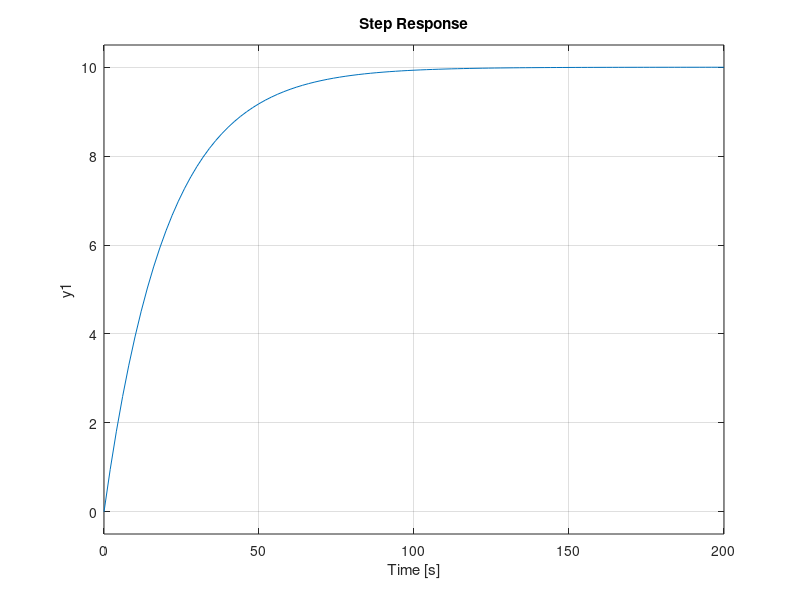
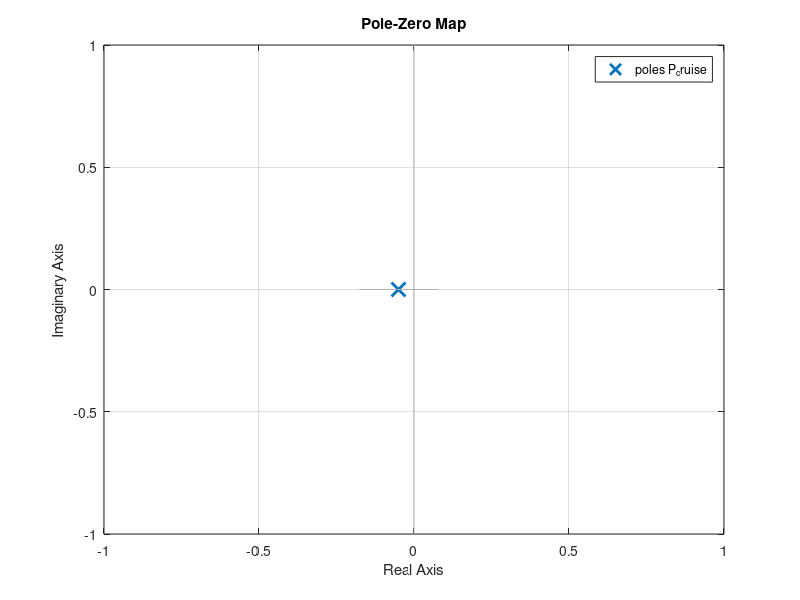
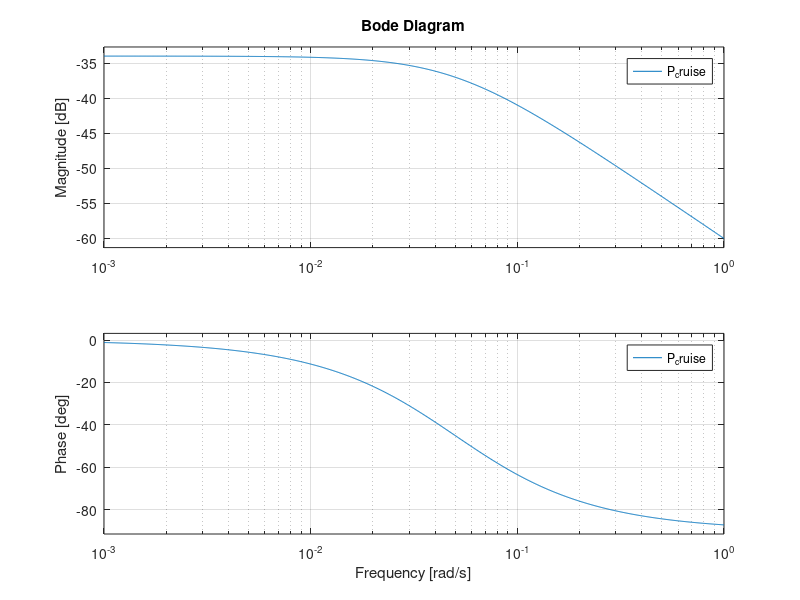

Write MATLAB code to recreate these figures, in order.
clc;clear all;
m = 1000;
b = 50;
u = 500;

s = tf('s');
P_cruise = 1/(m*s+b);

figure,step(u*P_cruise)

figure,pzmap(P_cruise)
axis([-1 1 -1 1])

figure,bode(P_cruise)